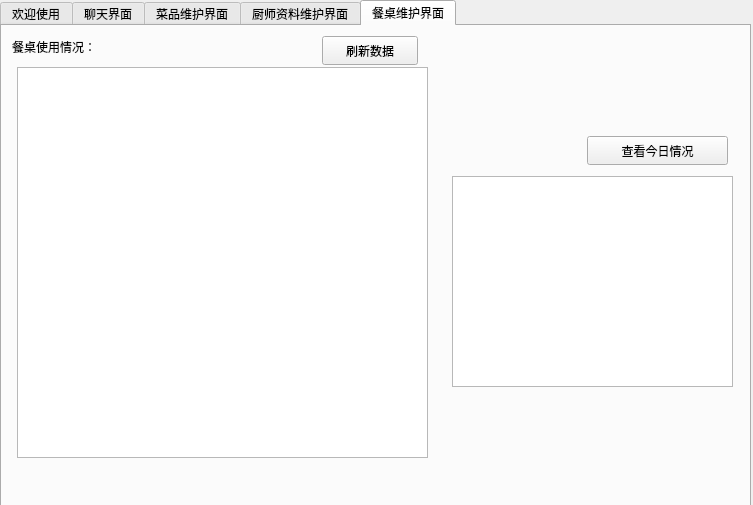
<?xml version="1.0" encoding="UTF-8"?>
<ui version="4.0">
 <class>Dialog</class>
 <widget class="QDialog" name="Dialog">
  <property name="geometry">
   <rect>
    <x>0</x>
    <y>0</y>
    <width>753</width>
    <height>505</height>
   </rect>
  </property>
  <property name="windowTitle">
   <string>服务器端</string>
  </property>
  <widget class="QTabWidget" name="tabWidget">
   <property name="geometry">
    <rect>
     <x>0</x>
     <y>0</y>
     <width>751</width>
     <height>508</height>
    </rect>
   </property>
   <property name="currentIndex">
    <number>4</number>
   </property>
   <widget class="QWidget" name="tab1">
    <attribute name="title">
     <string>欢迎使用</string>
    </attribute>
    <widget class="QLabel" name="labelwel">
     <property name="geometry">
      <rect>
       <x>40</x>
       <y>50</y>
       <width>361</width>
       <height>51</height>
      </rect>
     </property>
     <property name="font">
      <font>
       <family>Cantarell</family>
       <pointsize>15</pointsize>
       <weight>50</weight>
       <italic>false</italic>
       <bold>false</bold>
       <underline>false</underline>
       <strikeout>false</strikeout>
       <stylestrategy>PreferDefault</stylestrategy>
       <kerning>true</kerning>
      </font>
     </property>
     <property name="text">
      <string>欢迎使用FedoraMeow点菜系统～～～～</string>
     </property>
    </widget>
    <widget class="QLabel" name="blesslabel">
     <property name="geometry">
      <rect>
       <x>330</x>
       <y>360</y>
       <width>301</width>
       <height>21</height>
      </rect>
     </property>
     <property name="font">
      <font>
       <pointsize>15</pointsize>
      </font>
     </property>
     <property name="text">
      <string>祝您使用愉快～～～～～～～～～</string>
     </property>
    </widget>
    <widget class="QWidget" name="">
     <property name="geometry">
      <rect>
       <x>130</x>
       <y>150</y>
       <width>431</width>
       <height>141</height>
      </rect>
     </property>
     <layout class="QVBoxLayout" name="verticalLayout_2">
      <item>
       <widget class="QLabel" name="uselabel">
        <property name="text">
         <string>使用指南：</string>
        </property>
       </widget>
      </item>
      <item>
       <widget class="QLabel" name="label1">
        <property name="text">
         <string>1.在聊天界面，请先点击“监听”按钮进行连接</string>
        </property>
       </widget>
      </item>
      <item>
       <widget class="QLabel" name="label2">
        <property name="text">
         <string>2.在菜品和厨师资料维护界面可以查看、增加、删除资料</string>
        </property>
       </widget>
      </item>
      <item>
       <widget class="QLabel" name="label3">
        <property name="text">
         <string>3.在餐桌维护界面可以查看餐桌信息和统计报表</string>
        </property>
       </widget>
      </item>
     </layout>
    </widget>
   </widget>
   <widget class="QWidget" name="tab2">
    <attribute name="title">
     <string>聊天界面</string>
    </attribute>
    <widget class="QTextBrowser" name="textBrowser">
     <property name="geometry">
      <rect>
       <x>30</x>
       <y>20</y>
       <width>351</width>
       <height>381</height>
      </rect>
     </property>
    </widget>
    <widget class="QWidget" name="layoutWidget">
     <property name="geometry">
      <rect>
       <x>420</x>
       <y>310</y>
       <width>309</width>
       <height>78</height>
      </rect>
     </property>
     <layout class="QVBoxLayout" name="verticalLayout">
      <item>
       <layout class="QHBoxLayout" name="horizontalLayout_3">
        <item>
         <widget class="QLabel" name="label">
          <property name="text">
           <string>监听端口</string>
          </property>
          <property name="buddy">
           <cstring>lEPort</cstring>
          </property>
         </widget>
        </item>
        <item>
         <layout class="QHBoxLayout" name="horizontalLayout">
          <item>
           <widget class="QLineEdit" name="lEPort">
            <property name="text">
             <string>3333</string>
            </property>
           </widget>
          </item>
          <item>
           <widget class="QPushButton" name="pBBind">
            <property name="text">
             <string>监听</string>
            </property>
           </widget>
          </item>
         </layout>
        </item>
       </layout>
      </item>
      <item>
       <layout class="QHBoxLayout" name="horizontalLayout_4">
        <item>
         <widget class="QLabel" name="label_2">
          <property name="text">
           <string>发送消息</string>
          </property>
          <property name="buddy">
           <cstring>lEMsg</cstring>
          </property>
         </widget>
        </item>
        <item>
         <layout class="QHBoxLayout" name="horizontalLayout_2">
          <item>
           <widget class="QLineEdit" name="lEMsg"/>
          </item>
          <item>
           <widget class="QPushButton" name="pBSend">
            <property name="enabled">
             <bool>false</bool>
            </property>
            <property name="text">
             <string>发送</string>
            </property>
           </widget>
          </item>
         </layout>
        </item>
       </layout>
      </item>
     </layout>
    </widget>
   </widget>
   <widget class="QWidget" name="tab3">
    <attribute name="title">
     <string>菜品维护界面</string>
    </attribute>
    <widget class="QTableView" name="view">
     <property name="geometry">
      <rect>
       <x>10</x>
       <y>40</y>
       <width>371</width>
       <height>211</height>
      </rect>
     </property>
    </widget>
    <widget class="QPushButton" name="freshButton">
     <property name="geometry">
      <rect>
       <x>280</x>
       <y>10</y>
       <width>96</width>
       <height>29</height>
      </rect>
     </property>
     <property name="text">
      <string>刷新数据</string>
     </property>
    </widget>
    <widget class="QLabel" name="label_5">
     <property name="geometry">
      <rect>
       <x>430</x>
       <y>100</y>
       <width>67</width>
       <height>21</height>
      </rect>
     </property>
     <property name="text">
      <string/>
     </property>
    </widget>
    <widget class="QTextBrowser" name="queBrowser">
     <property name="geometry">
      <rect>
       <x>10</x>
       <y>281</y>
       <width>371</width>
       <height>161</height>
      </rect>
     </property>
    </widget>
    <widget class="QLabel" name="label_10">
     <property name="geometry">
      <rect>
       <x>20</x>
       <y>10</y>
       <width>121</width>
       <height>21</height>
      </rect>
     </property>
     <property name="text">
      <string>菜品信息窗口</string>
     </property>
    </widget>
    <widget class="QLabel" name="label_11">
     <property name="geometry">
      <rect>
       <x>20</x>
       <y>260</y>
       <width>111</width>
       <height>21</height>
      </rect>
     </property>
     <property name="text">
      <string>菜品查询窗口</string>
     </property>
    </widget>
    <widget class="QPushButton" name="queButton">
     <property name="geometry">
      <rect>
       <x>470</x>
       <y>390</y>
       <width>96</width>
       <height>29</height>
      </rect>
     </property>
     <property name="text">
      <string>查询</string>
     </property>
    </widget>
    <widget class="QLineEdit" name="queEdit">
     <property name="geometry">
      <rect>
       <x>470</x>
       <y>350</y>
       <width>241</width>
       <height>31</height>
      </rect>
     </property>
    </widget>
    <widget class="QWidget" name="layoutWidget">
     <property name="geometry">
      <rect>
       <x>430</x>
       <y>210</y>
       <width>250</width>
       <height>61</height>
      </rect>
     </property>
     <layout class="QGridLayout" name="gridLayout_2">
      <item row="2" column="0">
       <widget class="QLineEdit" name="delEdit"/>
      </item>
      <item row="2" column="1">
       <widget class="QPushButton" name="delButton">
        <property name="text">
         <string>删除</string>
        </property>
       </widget>
      </item>
      <item row="1" column="0">
       <widget class="QLabel" name="label_9">
        <property name="text">
         <string>以编号删除记录</string>
        </property>
       </widget>
      </item>
     </layout>
    </widget>
    <widget class="QLabel" name="label_12">
     <property name="geometry">
      <rect>
       <x>470</x>
       <y>320</y>
       <width>157</width>
       <height>21</height>
      </rect>
     </property>
     <property name="text">
      <string>以菜名为关键字查询</string>
     </property>
    </widget>
    <widget class="QWidget" name="">
     <property name="geometry">
      <rect>
       <x>430</x>
       <y>20</y>
       <width>281</width>
       <height>179</height>
      </rect>
     </property>
     <layout class="QGridLayout" name="gridLayout">
      <item row="0" column="0">
       <widget class="QLabel" name="label_3">
        <property name="text">
         <string>增加记录</string>
        </property>
       </widget>
      </item>
      <item row="0" column="1">
       <widget class="QPushButton" name="insertButton">
        <property name="text">
         <string>增加</string>
        </property>
       </widget>
      </item>
      <item row="1" column="0">
       <widget class="QLabel" name="label_4">
        <property name="text">
         <string>编号</string>
        </property>
       </widget>
      </item>
      <item row="1" column="1">
       <widget class="QLineEdit" name="idEdit"/>
      </item>
      <item row="2" column="0">
       <widget class="QLabel" name="label_6">
        <property name="text">
         <string>菜名</string>
        </property>
       </widget>
      </item>
      <item row="2" column="1">
       <widget class="QLineEdit" name="nameEdit"/>
      </item>
      <item row="3" column="0">
       <widget class="QLabel" name="label_8">
        <property name="text">
         <string>用时</string>
        </property>
       </widget>
      </item>
      <item row="3" column="1">
       <widget class="QLineEdit" name="timeEdit"/>
      </item>
      <item row="4" column="0">
       <widget class="QLabel" name="label_7">
        <property name="text">
         <string>价钱</string>
        </property>
       </widget>
      </item>
      <item row="4" column="1">
       <widget class="QLineEdit" name="welEdit"/>
      </item>
     </layout>
    </widget>
   </widget>
   <widget class="QWidget" name="tab4">
    <attribute name="title">
     <string>厨师资料维护界面</string>
    </attribute>
    <widget class="QTableView" name="view2">
     <property name="geometry">
      <rect>
       <x>10</x>
       <y>40</y>
       <width>371</width>
       <height>211</height>
      </rect>
     </property>
    </widget>
    <widget class="QLabel" name="label_13">
     <property name="geometry">
      <rect>
       <x>20</x>
       <y>10</y>
       <width>101</width>
       <height>21</height>
      </rect>
     </property>
     <property name="text">
      <string>厨师信息窗口</string>
     </property>
    </widget>
    <widget class="QPushButton" name="freshButton2">
     <property name="geometry">
      <rect>
       <x>280</x>
       <y>10</y>
       <width>96</width>
       <height>29</height>
      </rect>
     </property>
     <property name="text">
      <string>刷新数据</string>
     </property>
    </widget>
    <widget class="QTextBrowser" name="textBrowser3">
     <property name="geometry">
      <rect>
       <x>10</x>
       <y>280</y>
       <width>371</width>
       <height>161</height>
      </rect>
     </property>
    </widget>
    <widget class="QLabel" name="label_21">
     <property name="geometry">
      <rect>
       <x>430</x>
       <y>320</y>
       <width>181</width>
       <height>21</height>
      </rect>
     </property>
     <property name="text">
      <string>以厨师名字为关键字查询</string>
     </property>
    </widget>
    <widget class="QLineEdit" name="queEdit2">
     <property name="geometry">
      <rect>
       <x>430</x>
       <y>350</y>
       <width>241</width>
       <height>31</height>
      </rect>
     </property>
    </widget>
    <widget class="QPushButton" name="queButton2">
     <property name="geometry">
      <rect>
       <x>430</x>
       <y>400</y>
       <width>96</width>
       <height>29</height>
      </rect>
     </property>
     <property name="text">
      <string>查询</string>
     </property>
    </widget>
    <widget class="QWidget" name="layoutWidget">
     <property name="geometry">
      <rect>
       <x>420</x>
       <y>10</y>
       <width>291</width>
       <height>216</height>
      </rect>
     </property>
     <layout class="QGridLayout" name="gridLayout_3">
      <item row="0" column="0">
       <widget class="QLabel" name="label_14">
        <property name="text">
         <string>增加记录</string>
        </property>
       </widget>
      </item>
      <item row="0" column="1">
       <widget class="QPushButton" name="insertButton2">
        <property name="text">
         <string>增加</string>
        </property>
       </widget>
      </item>
      <item row="1" column="0">
       <widget class="QLabel" name="label_15">
        <property name="text">
         <string>编号</string>
        </property>
       </widget>
      </item>
      <item row="1" column="1">
       <widget class="QLineEdit" name="idEdit2"/>
      </item>
      <item row="2" column="0">
       <widget class="QLabel" name="label_16">
        <property name="text">
         <string>名字</string>
        </property>
       </widget>
      </item>
      <item row="2" column="1">
       <widget class="QLineEdit" name="nameEdit2"/>
      </item>
      <item row="3" column="0">
       <widget class="QLabel" name="label_17">
        <property name="text">
         <string>经验</string>
        </property>
       </widget>
      </item>
      <item row="3" column="1">
       <widget class="QLineEdit" name="expEdit"/>
      </item>
      <item row="4" column="0">
       <widget class="QLabel" name="label_18">
        <property name="text">
         <string>擅长菜式</string>
        </property>
       </widget>
      </item>
      <item row="4" column="1">
       <widget class="QLineEdit" name="goodEdit"/>
      </item>
      <item row="5" column="0">
       <widget class="QLabel" name="label_19">
        <property name="text">
         <string>好评度</string>
        </property>
       </widget>
      </item>
      <item row="5" column="1">
       <widget class="QLineEdit" name="welEdit2"/>
      </item>
     </layout>
    </widget>
    <widget class="QWidget" name="layoutWidget">
     <property name="geometry">
      <rect>
       <x>420</x>
       <y>240</y>
       <width>250</width>
       <height>60</height>
      </rect>
     </property>
     <layout class="QGridLayout" name="gridLayout_4">
      <item row="0" column="0">
       <widget class="QLabel" name="label_20">
        <property name="text">
         <string>以编号删除</string>
        </property>
       </widget>
      </item>
      <item row="1" column="0">
       <widget class="QLineEdit" name="delEdit2"/>
      </item>
      <item row="1" column="1">
       <widget class="QPushButton" name="delButton2">
        <property name="text">
         <string>删除</string>
        </property>
       </widget>
      </item>
     </layout>
    </widget>
   </widget>
   <widget class="QWidget" name="tab5">
    <attribute name="title">
     <string>餐桌维护界面</string>
    </attribute>
    <widget class="QLabel" name="label_22">
     <property name="geometry">
      <rect>
       <x>10</x>
       <y>10</y>
       <width>111</width>
       <height>21</height>
      </rect>
     </property>
     <property name="text">
      <string>餐桌使用情况：</string>
     </property>
    </widget>
    <widget class="QPushButton" name="freshButton3">
     <property name="geometry">
      <rect>
       <x>320</x>
       <y>10</y>
       <width>96</width>
       <height>29</height>
      </rect>
     </property>
     <property name="text">
      <string>刷新数据</string>
     </property>
    </widget>
    <widget class="QTableView" name="view3">
     <property name="geometry">
      <rect>
       <x>15</x>
       <y>41</y>
       <width>411</width>
       <height>391</height>
      </rect>
     </property>
    </widget>
    <widget class="QTextBrowser" name="textBrowser2">
     <property name="geometry">
      <rect>
       <x>450</x>
       <y>150</y>
       <width>281</width>
       <height>211</height>
      </rect>
     </property>
    </widget>
    <widget class="QPushButton" name="todayButton">
     <property name="geometry">
      <rect>
       <x>585</x>
       <y>110</y>
       <width>141</width>
       <height>29</height>
      </rect>
     </property>
     <property name="text">
      <string>查看今日情况</string>
     </property>
    </widget>
   </widget>
  </widget>
 </widget>
 <layoutdefault spacing="6" margin="11"/>
 <resources/>
 <connections/>
 <slots>
  <slot>newConn()</slot>
  <slot>onData()</slot>
  <slot>on_pBBind_clicked()</slot>
  <slot>on_pBSend_clicked()</slot>
 </slots>
</ui>
